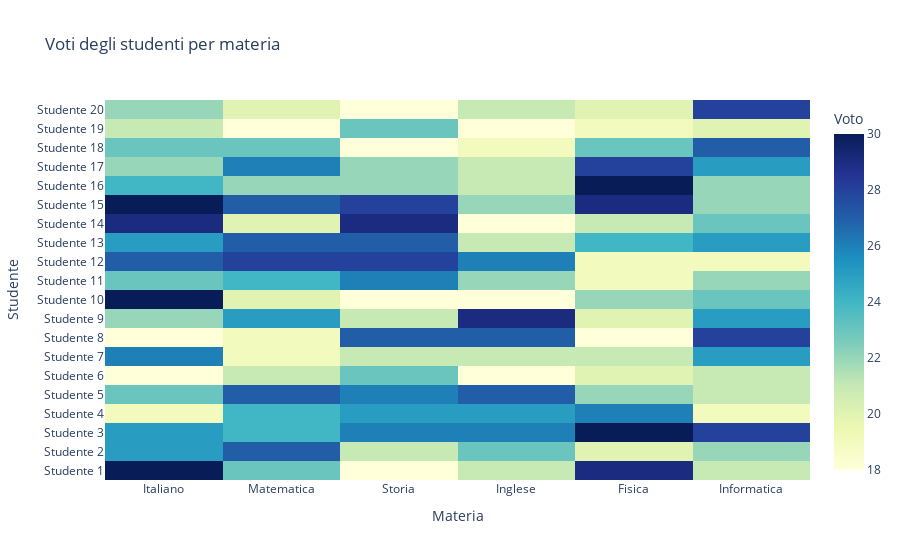

Here is the notebook cell this chart was saved with:
### Markdown cell above
Utile quando:
- Hai più variabili da confrontare su un insieme comune (es. studenti, anni, prodotti...).
- Vuoi una visualizzazione compatta, leggibile, e con dettagli sui punti.

### Code cell
# Simula voti casuali (18–30) per 20 studenti e 6 materie
np.random.seed(0)
studenti = [f'Studente {i}' for i in range(1, 21)]
materie = ['Italiano', 'Matematica', 'Storia', 'Inglese', 'Fisica', 'Informatica']
voti = np.random.randint(18, 31, size=(20, len(materie)))

# Crea la heatmap
fig = go.Figure(data=go.Heatmap(
    z=voti,
    x=materie,
    y=studenti,
    colorscale='YlGnBu',
    zmin=18,
    zmax=30,
    colorbar=dict(title='Voto')
))

fig.update_layout(
    title='Voti degli studenti per materia',
    xaxis_title='Materia',
    yaxis_title='Studente'
)

fig.show()

### Figure 1 — Plotly figure (JSON) as saved in the notebook; plotly's stock layout.template omitted (floating-point values rounded to 4 significant figures)
{"data": [{"colorbar": {"title": {"text": "Voto"}}, "colorscale": [[0, "rgb(255,255,217)"], [0.125, "rgb(237,248,177)"], [0.25, "rgb(199,233,180)"], [0.375, "rgb(127,205,187)"], [0.5, "rgb(65,182,196)"], [0.625, "rgb(29,145,192)"], [0.75, "rgb(34,94,168)"], [0.875, "rgb(37,52,148)"], [1, "rgb(8,29,88)"]], "type": "heatmap", "x": ["Italiano", "Matematica", "Storia", "Inglese", "Fisica", "Informatica"], "y": ["Studente 1", "Studente 2", "Studente 3", "Studente 4", "Studente 5", "Studente 6", "Studente 7", "Studente 8", "Studente 9", "Studente 10", "Studente 11", "Studente 12", "Studente 13", "Studente 14", "Studente 15", "Studente 16", "Studente 17", "Studente 18", "Studente 19", "Studente 20"], "z": [[30, 23, 18, 21, 29, 21], [25, 27, 21, 23, 20, 22], [25, 24, 26, 26, 30, 28], [19, 24, 25, 25, 26, 19], [23, 27, 26, 27, 22, 21], [18, 21, 23, 18, 20, 21], [26, 19, 21, 21, 21, 25], [18, 19, 27, 27, 18, 28], [22, 25, 21, 29, 20, 25], [30, 20, 18, 18, 22, 23], [23, 24, 26, 22, 19, 22], [27, 28, 28, 26, 19, 19], [25, 27, 27, 21, 24, 25], [29, 20, 29, 18, 21, 23], [30, 27, 28, 22, 29, 22], [24, 22, 22, 21, 30, 22], [22, 26, 22, 21, 28, 25], [23, 23, 18, 19, 23, 27], [21, 18, 23, 18, 19, 20], [22, 20, 18, 21, 20, 28]], "zmax": 30, "zmin": 18}], "layout": {"title": {"text": "Voti degli studenti per materia"}, "xaxis": {"title": {"text": "Materia"}}, "yaxis": {"title": {"text": "Studente"}}}}
